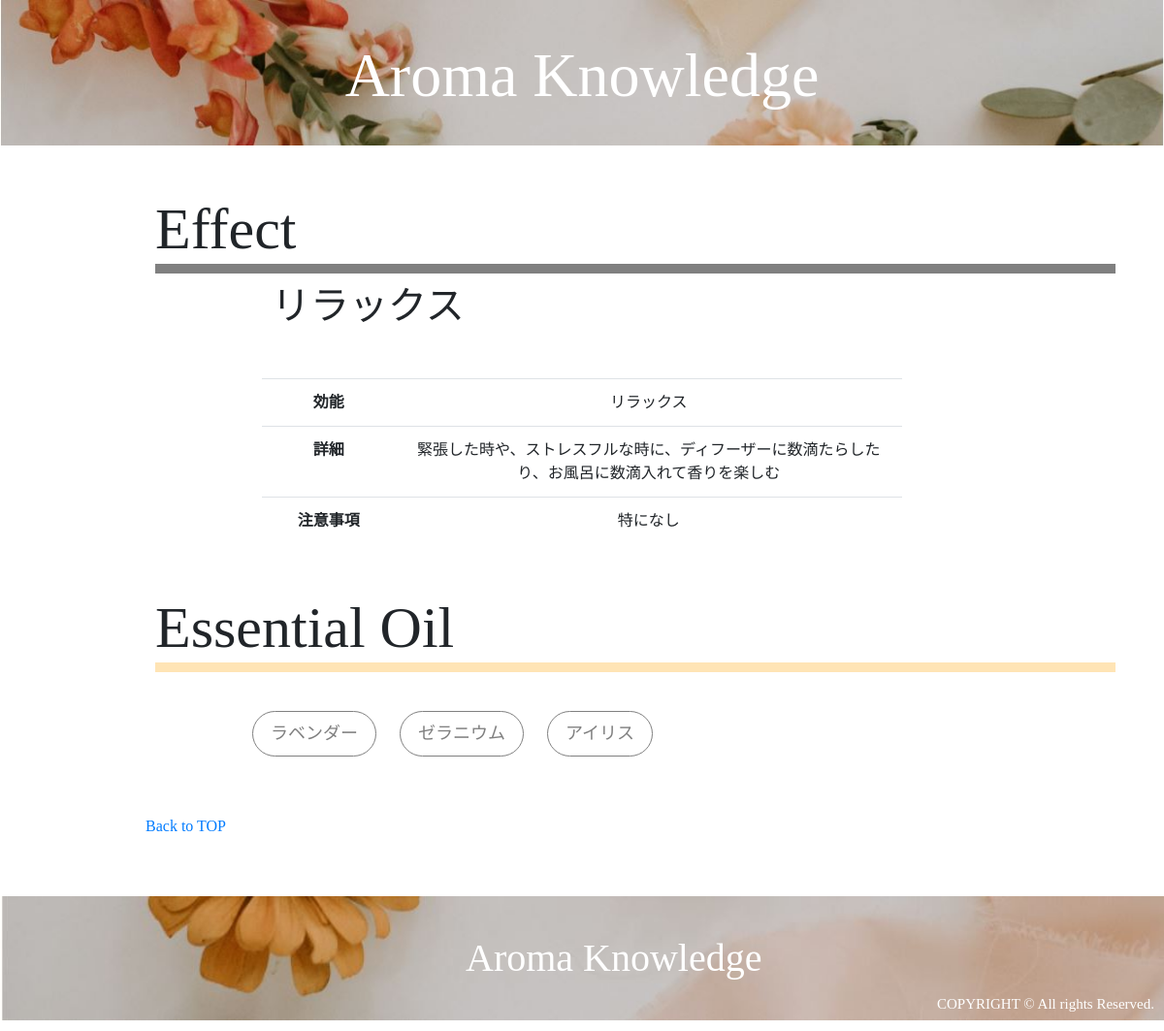
The app's page /effect_detail.php?id=5 with its own data.
### tables this page shows
CREATE TABLE `effects` (
  `id` int(11) NOT NULL AUTO_INCREMENT,
  `effect` varchar(255) NOT NULL,
  `content` varchar(255) NOT NULL,
  `caution` varchar(255) NOT NULL,
  `user_id` int(11) NOT NULL,
  `created_at` timestamp NOT NULL DEFAULT CURRENT_TIMESTAMP,
  PRIMARY KEY (`id`),
  UNIQUE KEY `effect` (`effect`),
  KEY `user_id` (`user_id`),
  CONSTRAINT `effects_ibfk_1` FOREIGN KEY (`user_id`) REFERENCES `users` (`id`) ON DELETE CASCADE ON UPDATE CASCADE
);

CREATE TABLE `essential_oils` (
  `id` int(11) NOT NULL AUTO_INCREMENT,
  `name` varchar(255) NOT NULL,
  `scientific_name` varchar(255) NOT NULL,
  `plant_name` varchar(255) NOT NULL,
  `extraction` varchar(255) NOT NULL,
  `aroma` varchar(255) NOT NULL,
  `caution` varchar(255) NOT NULL,
  `english_name` varchar(255) NOT NULL,
  `user_id` int(11) NOT NULL,
  `image` varchar(255) NOT NULL,
  `created_at` timestamp NOT NULL DEFAULT CURRENT_TIMESTAMP,
  PRIMARY KEY (`id`),
  UNIQUE KEY `name` (`name`),
  KEY `user_id` (`user_id`),
  CONSTRAINT `essential_oils_ibfk_1` FOREIGN KEY (`user_id`) REFERENCES `users` (`id`) ON DELETE CASCADE ON UPDATE CASCADE
);

### effect_detail.php (called while the page is built, shortened)
<?php
    require_once 'DAOs/EffectDAO.php';
    require_once 'DAOs/OilDAO.php';
    $id= $_GET['id'];
    $effect = EffectDAO::get_effect($id);
    $oils = OilDAO::get_all_oils_by_effect_id($id);
    include_once 'views/effect_detail_view.php';

### DAOs/EffectDAO.php (called while the page is built, shortened)
<?php
    require_once 'DAOs/DAO.php';
    class EffectDAO extends DAO{
        public static function get_effect($id){
             try{
                $pdo = self::get_connection();
                $stmt = $pdo->prepare('SELECT * FROM effects WHERE id=:id');
                $stmt->bindValue(':id', $id, PDO::PARAM_INT);
                $stmt->execute();
                $stmt->setFetchMode(PDO::FETCH_CLASS|PDO::FETCH_PROPS_LATE, 'Effect');
                $effect = $stmt->fetch();
            }catch(PDOException $e){
            }finally{
                self::close_connection($pdo, $stmt);
            }
            return $effect;
        }
    }

### DAOs/OilDAO.php (called while the page is built, shortened)
<?php
    require_once 'DAOs/DAO.php';
    class OilDAO extends DAO{
        public static function get_all_oils_by_effect_id($effect_id){
             try{
                $pdo = self::get_connection();
                $stmt = $pdo->prepare('SELECT * FROM relations WHERE effect_id=:effect_id');
                $stmt->bindValue(':effect_id', $effect_id, PDO::PARAM_INT);
                $stmt->execute();
                $stmt->setFetchMode(PDO::FETCH_CLASS|PDO::FETCH_PROPS_LATE, 'Relation');
                $relations = $stmt->fetchAll();
                $oils = array();
                foreach($relations as $relation){
                    $oil = self::get_oil($relation->oil_id);
                    $oils[] = $oil;
                }
            }catch(PDOException $e){
            }finally{
                self::close_connection($pdo, $stmt);
            }
            return $oils;
        }
        public static function get_oil($id){
            try{
                $pdo = self::get_connection();
                $stmt = $pdo->prepare('SELECT * FROM essential_oils WHERE id=:id');
                $stmt->bindValue(':id', $id, PDO::PARAM_INT);
                $stmt->execute();
                $stmt->setFetchMode(PDO::FETCH_CLASS|PDO::FETCH_PROPS_LATE, 'Oil');
                $oil = $stmt->fetch();
            }catch(PDOException $e){
            }finally{
                self::close_connection($pdo, $stmt);
            }
            return $oil;
        }
    }

### DAOs/DAO.php (called while the page is built, shortened)
<?php
    class DAO {
        protected static function close_connection($pdo, $stmt){
            $pdo = null;
            $stmt = null;
        }
    }

### views/effect_detail_view.php (the view, shortened to what this page needs)
<!DOCTYPE html>
<html lang="ja">
    <head>
        <link rel="stylesheet" href="https://stackpath.bootstrapcdn.com/bootstrap/4.3.1/css/bootstrap.min.css">
        <link rel="stylesheet" href="css/style.css">
        <link rel="stylesheet" href="css/style2.css">
    </head>
    <body>
        <div class="header" style="background-image:url(images/top1.jpg)">
            <h1><a href="index.php">Aroma Knowledge</a></h1>
        </div>
        <div class="effects">
            <h2 class="title">Effect</h2>
            <h2 class="subtitle"><?= $effect->effect ?></h2>
            <div class="EffectDetail">
                <table class="table table-size">
                    <tbody>
                        <tr>
                            <th style="width: 5%">効能</th>
                            <td style="width: 20%"><?= $effect->effect ?></td>
                        </tr>
                        <tr>
                            <th>詳細</th>
                            <td><?= $effect->content ?></td>
                        </tr>
                        <tr>
                            <th>注意事項</th>
                            <td><?= $effect->caution ?></td>
                        </tr>
                    </tbody>
                </table>
            </div>
        </div>
        <div class="essential_oils">
            <h2 class="title">Essential Oil</h2>
            <div class="EffectContent">
                <?php foreach($oils as $oil): ?>
                    <a href="oil_detail.php?id=<?= $oil->id ?>" class="OilBtn"><?= $oil->name ?></a>
                <?php endforeach; ?>
            </div>
        </div>
        <div class="nav">
            <a href="index.php">Back to TOP</a><br>
        </div>
        <div class="footer" style="background-image:url(images/footer.jpg)">
            <h1 class="logo">Aroma Knowledge</h1>
            <p class="copylight">COPYRIGHT © All rights Reserved.</p>
        </div>
    </body>
</html>

### css/style.css (style rules this page uses)
body { font-family: 'Times New Roman', '游ゴシック', 'Meiryo UI'; }
.header { text-align: center; background: url(images/top1.jpg); background-size: cover; width: 100%; }
.header h1 { color: white; font-family: Times New Roman; margin: auto; }
.header a { text-decoration: none; color: white; }
.OilDetail, .EffectDetail { text-align: center; }
.OilBtn { margin: 10px; display: inline-block; padding: 0.5em 1em; text-decoration: none; border: solid 1px gray; border-radius: 25px; transition: .4s; }
@media screen and (min-width :769px) { .header { height: 150px; } }
@media screen and (min-width :769px) { .header h1 { padding: 40px; font-size: 4.0rem; } }
@media screen and (min-width :769px) { .essential_oils, .effects, .other, .relations, .SearchOil { margin: 50px 50px; clear: right; } }
@media screen and (min-width :769px) { .title { margin-left: 10%; font-size: 60px; border-bottom: solid 10px moccasin; } }
@media screen and (min-width :769px) { .effects .title { border-bottom: solid 10px gray; } }
@media screen and (min-width :769px) { .EffectContent { margin-left: 200px; margin-top: 30px; } }
@media screen and (min-width :769px) { .EffectContent a { color: gray; text-align: center; font-size: 18px; text-decoration: none; } }
@media screen and (min-width :769px) { .footer { background: url(images/footer.jpg); background-size: cover; bottom: 0; width: 100%; } }
@media screen and (min-width :769px) { .logo { display: inline-block; margin-left: 40%; margin-top: 40px; color: white; margin-bottom: 40px; } }
@media screen and (min-width :769px) { .copylight { display: inline-block; font-size: 15px; float: right; bottom: 0; margin-right: 10px; margin-top: 100px; color: white; } }
@media screen and (min-width :769px) { .nav { display: inline-block; margin-left: 150px; margin-bottom: 5%; } }
@media screen and (min-width :769px) { .subtitle { margin-left: 230px; font-size: 40px; margin-top: 10px; } }
@media screen and (min-width :769px) { .OilDetail, .EffectDetail { margin: 50px 20%; } }

### css/style2.css (style rules this page uses)
body { font-family: 'Times New Roman', '游ゴシック', 'Meiryo UI'; }

### records on screen
effects: effect "リラックス", content "緊張した時や、ストレスフルな時に、ディフーザーに数滴たらしたり、お風呂に数滴入れて香りを楽しむ", caution "特になし"
essential_oils: name "ラベンダー"
essential_oils: name "ゼラニウム"
essential_oils: name "アイリス"
